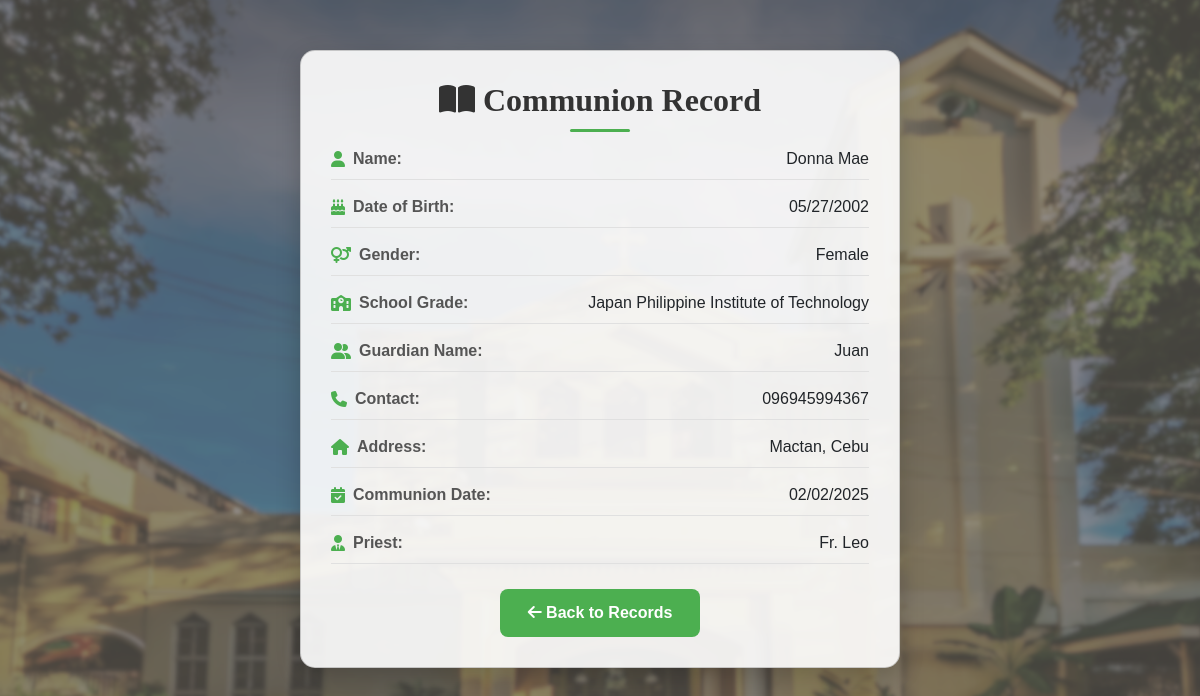
The app's page /communionView.php?id=3 with its own data.
### tables this page shows
CREATE TABLE IF NOT EXISTS `communion_records` (
  `id` int NOT NULL AUTO_INCREMENT,
  `participant_name` varchar(255) NOT NULL,
  `dob` date NOT NULL,
  `gender` varchar(20) NOT NULL,
  `school_grade` varchar(200) NOT NULL,
  `guardian_name` varchar(255) NOT NULL,
  `contact` varchar(100) NOT NULL,
  `communion_date` date NOT NULL,
  `priest_name` varchar(255) NOT NULL,
  `address` varchar(255) NOT NULL,
  PRIMARY KEY (`id`)
);

### communionView.php (the view, shortened to what this page needs)
<?php
include 'db_config.php';
if (isset($_GET['id']) && is_numeric($_GET['id'])) {
    $id = $_GET['id'];
    try {
        $stmt = $pdo->prepare("SELECT * FROM communion_records WHERE id = :id");
        $stmt->execute([':id' => $id]);
        $record = $stmt->fetch();
    } catch (PDOException $e) {
        die("Error retrieving record: " . $e->getMessage());
    }
} else {
    die("Invalid ID.");
}
?>
<!DOCTYPE html>
<html lang="en">
<head>
    <link href="https://cdn.jsdelivr.net/npm/bootstrap@5.3.0/dist/css/bootstrap.min.css" rel="stylesheet" />
    <link href="https://cdnjs.cloudflare.com/ajax/libs/font-awesome/6.4.2/css/all.min.css" rel="stylesheet">
</head>
<body>
    <div class="card">
        <h2><i class="fas fa-book-open"></i> Communion Record</h2>
        <div class="record-row">
            <div class="record-label"><i class="fas fa-user"></i>Name:</div>
            <div class="record-value"><?= htmlspecialchars($record['participant_name']) ?></div>
        </div>
        <div class="record-row">
            <div class="record-label"><i class="fas fa-birthday-cake"></i>Date of Birth:</div>
            <div class="record-value"><?= date('m/d/Y', strtotime($record['dob'])) ?></div>
        </div>
        <div class="record-row">
            <div class="record-label"><i class="fas fa-venus-mars"></i>Gender:</div>
            <div class="record-value"><?= htmlspecialchars($record['gender']) ?></div>
        </div>
        <div class="record-row">
            <div class="record-label"><i class="fas fa-school"></i>School Grade:</div>
            <div class="record-value"><?= htmlspecialchars($record['school_grade']) ?></div>
        </div>
        <div class="record-row">
            <div class="record-label"><i class="fas fa-user-friends"></i>Guardian Name:</div>
            <div class="record-value"><?= htmlspecialchars($record['guardian_name']) ?></div>
        </div>
        <div class="record-row">
            <div class="record-label"><i class="fas fa-phone"></i>Contact:</div>
            <div class="record-value"><?= htmlspecialchars($record['contact']) ?></div>
        </div>
        <div class="record-row">
            <div class="record-label"><i class="fas fa-home"></i>Address:</div>
            <div class="record-value"><?= htmlspecialchars($record['address']) ?></div>
        </div>
        <div class="record-row">
            <div class="record-label"><i class="fas fa-calendar-check"></i>Communion Date:</div>
            <div class="record-value"><?= date('m/d/Y', strtotime($record['communion_date'])) ?></div>
        </div>
        <div class="record-row">
            <div class="record-label"><i class="fas fa-user-tie"></i>Priest:</div>
            <div class="record-value"><?= htmlspecialchars($record['priest_name']) ?></div>
        </div>
        <a href="communion.php" class="btn-back"><i class="fas fa-arrow-left"></i> Back to Records</a>
    </div>
</body>
</html>

### communionView.php (style rules this page uses)
body { background: url('img/bg.png') no-repeat center center fixed; background-size: cover; font-family: 'Poppins', sans-serif; padding: 20px; }
.card { max-width: 600px; max-height: 700px; margin: 30px auto; padding: 30px; background: rgba(255, 255, 255, 0.9); border-radius: 15px; box-shadow: 0px 8px 25px rgba(0, 0, 0, 0.2); }
.card h2 { font-family: 'Times New Roman', serif; font-weight: bold; text-align: center; margin-bottom: 15px; color: #333; position: relative; }
.card h2::after { content: ''; width: 60px; height: 3px; background: #4CAF50; display: block; margin: 10px auto 0; border-radius: 3px; }
.record-row { display: flex; justify-content: space-between; margin-bottom: 15px; padding-bottom: 8px; border-bottom: 1px solid #e0e0e0; }
.record-label { font-weight: 600; color: #555; display: flex; align-items: center; }
.record-value { color: #212529; text-align: right; }
.record-label i { margin-right: 8px; color: #4CAF50; }
.btn-back { display: block; width: 200px; margin: 10px auto 0 auto; background-color: #4CAF50; color: white; font-weight: 600; border: none; border-radius: 8px; padding: 12px 0; text-align: center; text-decoration: none; font-size: 16px; transition: background 0.3s, transform 0.3s; }

### records on screen
communion_records: participant_name "Donna Mae", dob "05/27/2002", gender "Female", school_grade "Japan Philippine Institute of Technology", guardian_name "Juan", contact "096945994367", address "Mactan, Cebu", communion_date "02/02/2025", priest_name "Fr. Leo"
